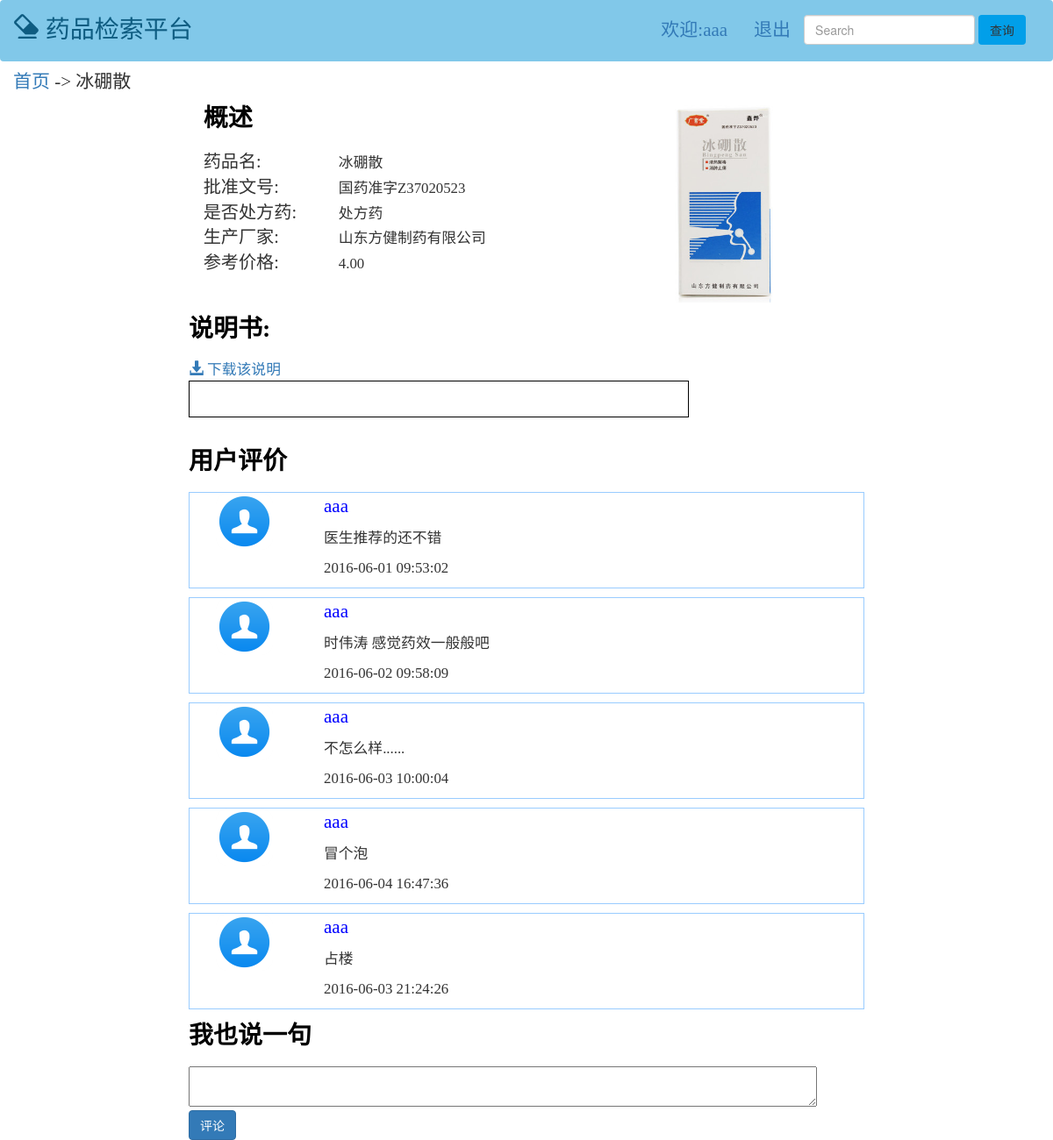
/pages/four.php?med=冰硼散 (signed in), run on the app's committed database.
### tables this page shows
CREATE TABLE `medicine` (
  `id` int(11) NOT NULL AUTO_INCREMENT,
  `medicine_name` varchar(60) DEFAULT NULL,
  `medicine_vulgo` varchar(60) DEFAULT NULL,
  `instruction` varchar(60) DEFAULT NULL,
  `type` varchar(60) DEFAULT NULL,
  `approvalnumber` varchar(60) DEFAULT NULL,
  `medicine_img` varchar(60) DEFAULT NULL,
  `manufacturer` varchar(60) DEFAULT NULL,
  `referenceprice` varchar(60) DEFAULT NULL,
  `clicknum` int(11) DEFAULT NULL,
  PRIMARY KEY (`id`)
);

CREATE TABLE `comment` (
  `id` int(11) NOT NULL AUTO_INCREMENT,
  `user_id` int(11) DEFAULT NULL,
  `medicine_id` int(11) DEFAULT NULL,
  `comments` varchar(200) DEFAULT NULL,
  `com_time` datetime DEFAULT NULL,
  PRIMARY KEY (`id`),
  KEY `user_id` (`user_id`),
  KEY `medcine_id` (`medicine_id`),
  CONSTRAINT `medcine_id` FOREIGN KEY (`medicine_id`) REFERENCES `medicine` (`id`) ON DELETE SET NULL ON UPDATE NO ACTION,
  CONSTRAINT `user_id` FOREIGN KEY (`user_id`) REFERENCES `user` (`id`) ON DELETE SET NULL ON UPDATE NO ACTION
);

CREATE TABLE `user` (
  `id` int(11) NOT NULL AUTO_INCREMENT,
  `user_name` varchar(60) DEFAULT NULL,
  `password` varchar(60) DEFAULT NULL,
  `email` varchar(60) DEFAULT NULL,
  `interested` varchar(200) DEFAULT NULL,
  `user_img` varchar(60) DEFAULT NULL,
  `flag` int(11) DEFAULT NULL,
  PRIMARY KEY (`id`)
);

### pages/four.php (the view, shortened to what this page needs)
<?php
include("conn.php");
$med = $_GET['med'];
?>
<!DOCTYPE html>
<html lang="zh-CN">
<head>
  <link href="../css/bootstrap.min.css" rel="stylesheet">
  <link href="../css/index.css" rel="stylesheet" >
  <link href="../css/four.css" rel="stylesheet" ></head>
<body>
  <?php
  if(!isset($_SESSION['user_name']))
    include 'header.php';
  else
    include("header_after.php");
    ?>
  <div class="container-fluid breadcrumb">
    <?php
    if(!isset($_GET['ill']))
  echo "<a href='index.php'>首页</a>
  "." -> "."$med";
?>
</div>
<div class="container-fluid row">
  <?php
    $sq= "select * from medicine where medicine_name = '".$med."'";
    $re=mysqli_query($conn,$sq);
    $rd = mysqli_fetch_array($re,MYSQLI_BOTH);
  ?>
  <div class="col-md-5 col-md-offset-2">
    <p class="font">概述</p>
    <table>
      <tr>
        <td>
          <span class="span1">药品名:</span>
          <?php echo $rd['medicine_name']; ?></td>
      </tr>
      <tr>
        <td>
          <span class="span1">批准文号:</span>
          <?php echo $rd['approvalnumber']; ?></td>
      </tr>
      <tr>
        <td>
          <span class="span1">是否处方药:</span>
          <?php echo $rd['type']; ?></td>
      </tr>
      <tr>
        <td>
          <span class="span1">生产厂家:</span>
          <?php echo $rd['manufacturer']; ?></td>
      </tr>
      <tr>
        <td>
          <span class="span1">参考价格:</span>
          <?php echo $rd['referenceprice']; ?></td>
      </tr>
    </table>
  </div>
  <div class="col-md-3">
    <?php    echo "<img class='med_img' src='".$rd['medicine_img']."' alt='图片无法加载'>";?></div>
</div>
<div class="col-md-6 col-md-offset-2 instruction">
  <p class="font">说明书:</p>
  <?php
  if(!isset($_SESSION["user_name"])){
    echo "<p class='load'>登录后可下载说明书！</p>";
  }
  else{
    echo "<a class='load' href='".$rd['instruction']."' download='".$rd['medicine_name']."'>
    <span class='glyphicon glyphicon-download-alt' aria-hidden='true'></span>
  下载该说明
</a>";
  }
  ?>
<?php   echo "<div class='container-fluid shuoming'>". file_get_contents($rd['instruction'])."</div>";?>
</div>
<div class="col-md-8 col-md-offset-2 ">
<p class="font ">用户评价</p>
<?php
  if(!isset($_SESSION["user_name"]))
    echo "<p class='load'>登陆后才可浏览与评价该药！</p>";
  else{
    $comsql = "select * from comment where medicine_id =".$rd['id'];
    $comre=mysqli_query($conn,$comsql);
    while($row = mysqli_fetch_array($comre,MYSQLI_BOTH))
    {
      $sql1 = "select * from user where id = ".$row['user_id'];
      $result1 = mysqli_query($conn,$sql1);
      $row1 = mysqli_fetch_array($result1,MYSQLI_BOTH); ?>
      <div class='container-fluid commet'>
              <div class='col-md-2'>
                <img class="userimg" src="<?php echo $row1['user_img']; ?>" alt='图片无法加载'>
              </div>
              <div class='col-md-2'>
                <p class="usern ziti"><?php echo $row1['user_name']; ?></p>
              </div>
              <div class='col-md-10'>
                  <p style="word-wrap:break-word" class="ziti"><?php echo $row['comments']; ?></p>
                  <p class="ziti"><?php echo $row['com_time']; ?></p>
              </div>
            </div>
   <?php   }
$sql2 = "select * from user where user_name = '".$_SESSION['user_name']."'";
$result2 = mysqli_query($conn,$sql2);
$rd2 = mysqli_fetch_array($result2,MYSQLI_BOTH);
echo "<form action='comments.php?userid=".$rd2['id']."&medid=".$rd['id']."' method='post'>";?>
  <p class="font ">我也说一句</p>
<textarea name="comments"></textarea>
<input type="submit" class="btn btn-primary" value="评论" />
  <?php echo "</form>"; ?>
</div>
<?php
}
 ?>

### css/index.css (style rules this page uses)
.row { margin: 10px; }

### css/four.css (style rules this page uses)
.breadcrumb { font-family:微软雅黑; font-size: 1.5em; height: 25px; background-color: white; }
.med_img { width: 230px; height: 230px; }
.font { font-family: 微软雅黑; font-size: 2em; font-weight: bold; color: black; margin-bottom: 15px; }
.span1 { font-family: 微软雅黑; font-size: 1.2em; display: inline-block; width: 150px; }
tr { margin-bottom: 10px; font-family: 微软雅黑; font-size: 1.2em; }
.instruction { margin-bottom: 30px; }
.load { font-family: 微软雅黑; font-size: 1.2em; }
.shuoming { font-family: 微软雅黑; font-size: 1.2em; color: black; padding:20px; border: 1px solid black; }
.commet { border: 1px solid #99CCFF; margin-bottom: 10px; }
.ziti { font-family: 微软雅黑; font-size: 1.2em; }
.usern { font-size: 1.5em; color: blue; }
textarea { width: 93%; height: 20%; }

### data on the page
medicine: medicine_name "冰硼散", approvalnumber "国药准字Z37020523", type "处方药", manufacturer "山东方健制药有限公司", referenceprice "4.00", medicine_img (picture)
comment: user.user_img (picture), user.user_name "aaa", comments "医生推荐的还不错", com_time "2016-06-01 09:53:02"
comment: user.user_img (picture), user.user_name "aaa", comments "时伟涛 感觉药效一般般吧", com_time "2016-06-02 09:58:09"
comment: user.user_img (picture), user.user_name "aaa", comments "不怎么样......", com_time "2016-06-03 10:00:04"
comment: user.user_img (picture), user.user_name "aaa", comments "冒个泡", com_time "2016-06-04 16:47:36"
comment: user.user_img (picture), user.user_name "aaa", comments "占楼", com_time "2016-06-03 21:24:26"

### other printed values
$_SESSION["user_name"] "aaa"
$med "冰硼散"
